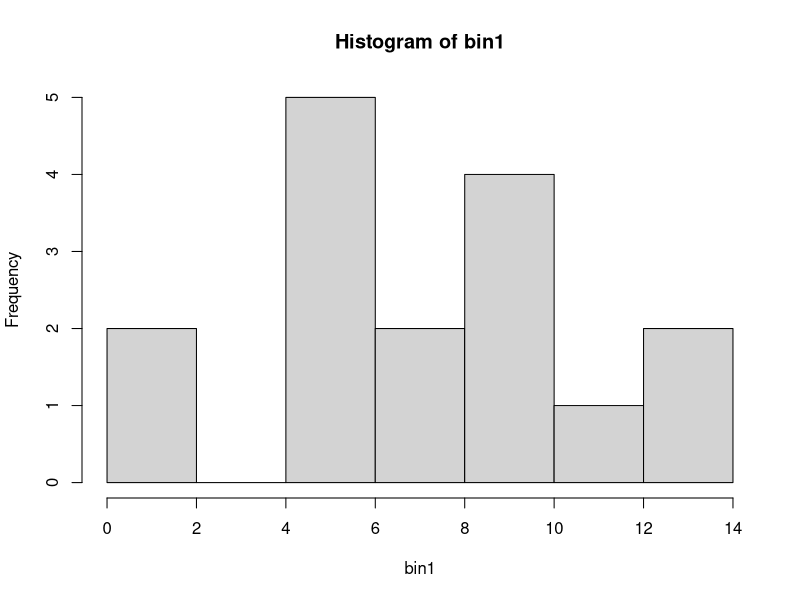
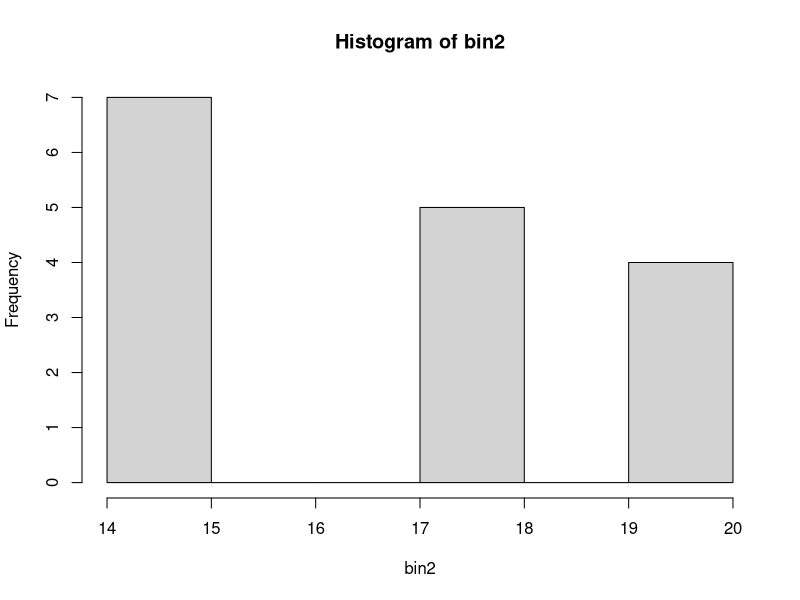
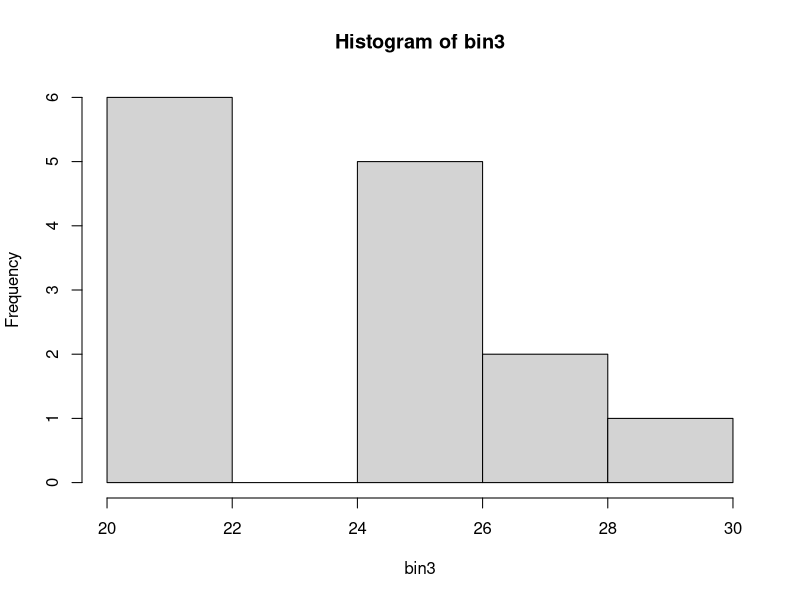

Write the R code that produced these figures, in order.
data<-c(1, 1, 5, 5, 5, 5, 5, 8, 8, 10, 10, 10, 10, 12, 14, 14, 14, 15, 15, 15, 15, 15, 15, 18, 18, 18, 18, 18,20, 20, 20, 20, 20, 20, 21, 21, 21, 21, 25, 25, 25, 25, 25, 28, 28, 30)
bin=3
#2a-equal frequency
freq<-length(data)/bin
print(freq)
#2b-bins mean
range=ceiling(freq)
bin1=c()
bin2=c()
bin3=c()
for(i in data[1:range]){
  bin1=append(bin1,i)
}
range1=range+1
range2=range*2
for(j in data[range1:range2])
{
  bin2=append(bin2,j)
}
range3=range2+1
range4=range*3
for(k in data[range3:range4])
{
  bin3=append(bin3,k)
}
mean(bin1)
mean(bin2)
new_bin3<-bin3[! bin3%in% c(NA)]
mean(new_bin3)
#2c
hist(bin1)
hist(bin2)
hist(bin3)
